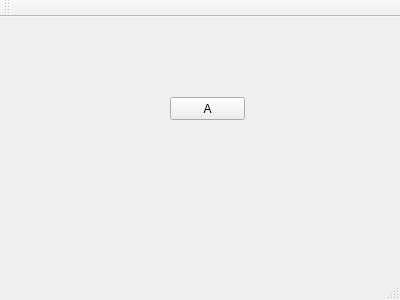
<?xml version="1.0" encoding="UTF-8"?>
<ui version="4.0">
 <class>ConnectMainWindow</class>
 <widget class="QMainWindow" name="ConnectMainWindow">
  <property name="geometry">
   <rect>
    <x>0</x>
    <y>0</y>
    <width>400</width>
    <height>300</height>
   </rect>
  </property>
  <property name="windowTitle">
   <string>ConnectMainWindow</string>
  </property>
  <widget class="QWidget" name="centralWidget">
   <widget class="QPushButton" name="pushButton">
    <property name="geometry">
     <rect>
      <x>170</x>
      <y>80</y>
      <width>75</width>
      <height>23</height>
     </rect>
    </property>
    <property name="text">
     <string>A</string>
    </property>
   </widget>
  </widget>
  <widget class="QMenuBar" name="menuBar">
   <property name="geometry">
    <rect>
     <x>0</x>
     <y>0</y>
     <width>400</width>
     <height>23</height>
    </rect>
   </property>
  </widget>
  <widget class="QToolBar" name="mainToolBar">
   <attribute name="toolBarArea">
    <enum>TopToolBarArea</enum>
   </attribute>
   <attribute name="toolBarBreak">
    <bool>false</bool>
   </attribute>
  </widget>
  <widget class="QStatusBar" name="statusBar"/>
 </widget>
 <layoutdefault spacing="6" margin="11"/>
 <resources/>
 <connections/>
</ui>
